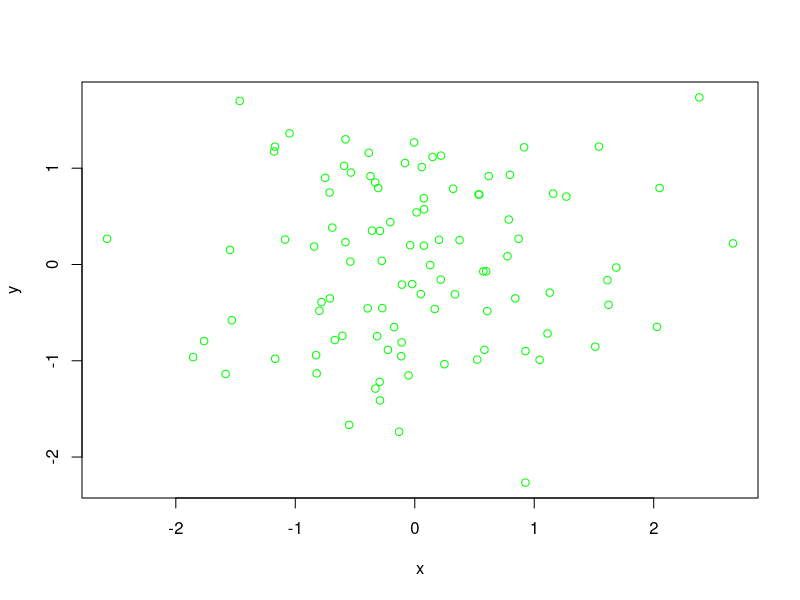
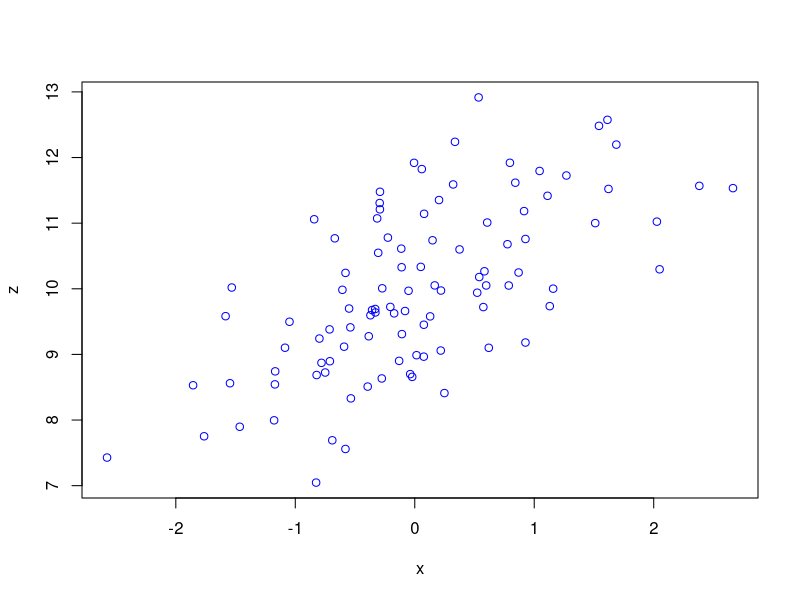
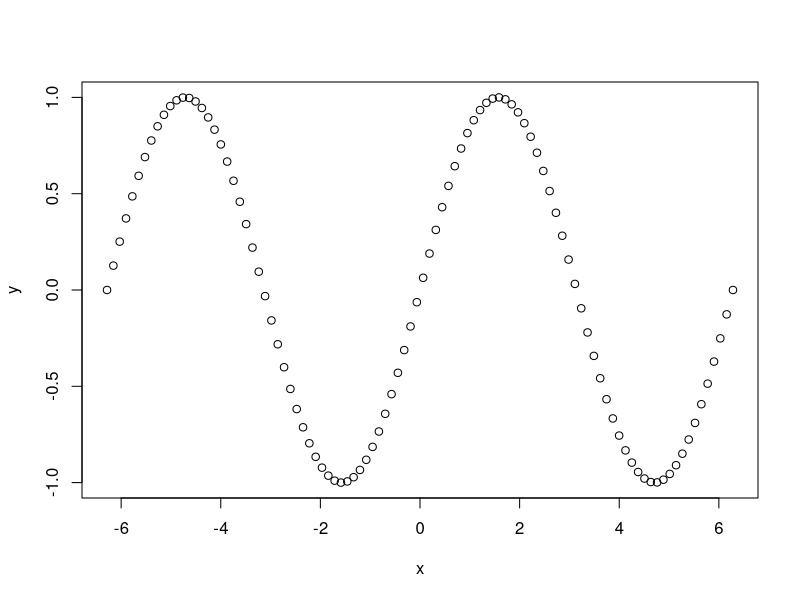
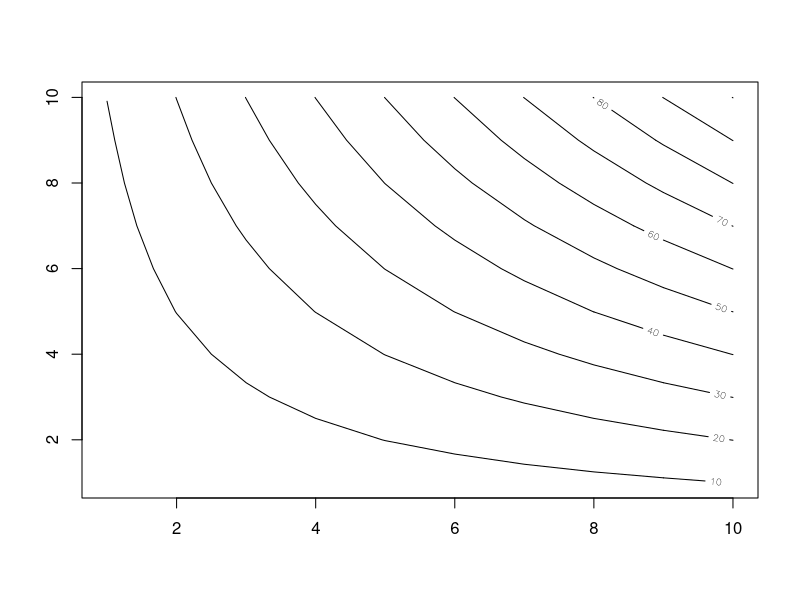
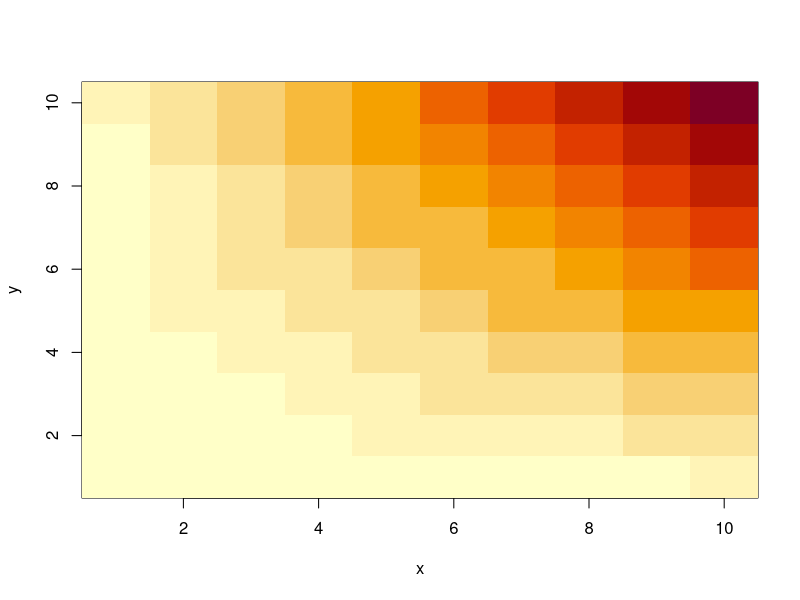
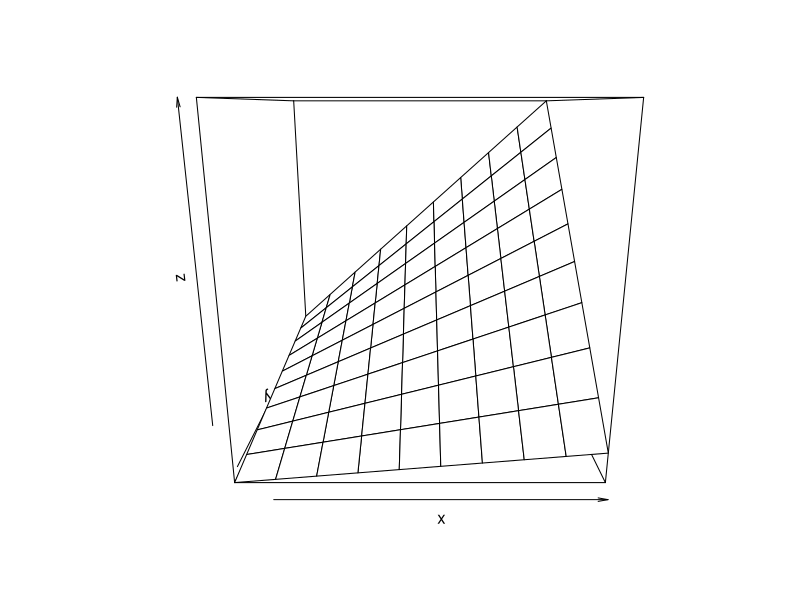

Reproduce these figures in R, in order.
### Ceating vectors

x <- c(1,2,3,4)
x
y <- c(1,2,3)
z <- c(x,y)
z

### Vector methods

length(x)  ## python len(x)

### Namespace
ls() #List namespace
rm(z) # Remove arguments from namespace
ls()

rm(list = ls()) # Clear everything


### Matrix

x = matrix(data = c(1,2,3,4), nrow = 2, ncol = 2)
x_t = matrix(data = c(1,2,3,4), nrow = 2, ncol = 2, byrow = TRUE)
x_t
x

### Element wise calcualtions

sqrt(x)
x ^ 2

### Randomness

x = rnorm(100)
y = rnorm(100)
cor(x, y)

z = x + rnorm(100, mean = 10, sd= 1)
cor(z, x)

set.seed(1303)
rnorm(50)

### Moments

set.seed(3)
y = rnorm(100)
mean(y)
var(y)
sd(y)

### Plotting

plot(x, y, col = "green")
plot(x, z, col = "blue")

### Sequences

x = seq(1, 5)
x
x = seq(- 2 *  pi, 2 * pi, length = 100)  # Generates uniform sequence 
y = sin(x)
plot(x, y) # Plot a sin wave

### Contour plots

x = seq(1,10)
y = seq(1,10)
z <- outer(x, y)
z 
contour(x, y, z)

image(x, y, z)
persp(x, y, z)


### Indexing

A = matrix(1:16, 4, 4)
A[3,3]
A
A[c(1,4), ]
dim(A[c(1,4), ])
